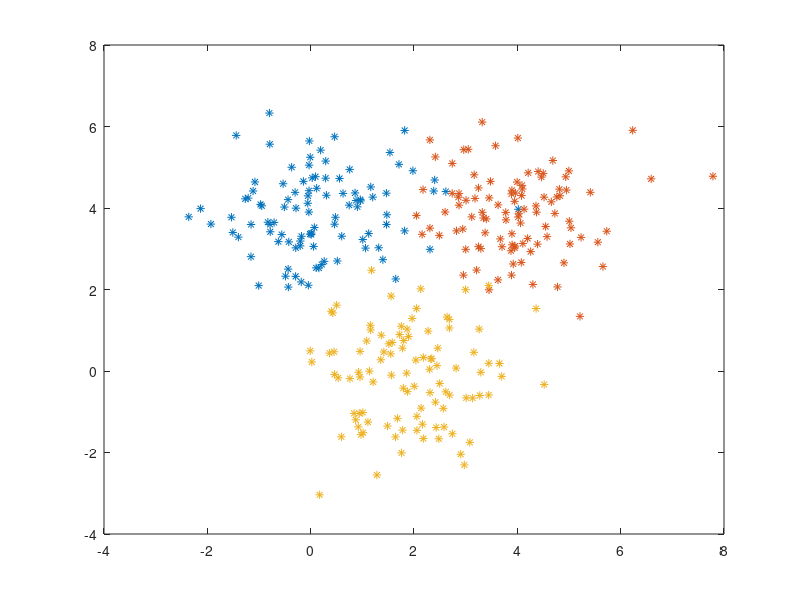

This figure's MATLAB source:
clc; clear;
SIZE = 100; % 생성데이터 개수

mean1 = repmat([0,4], SIZE, 1); %클래스1 평균 0,4 데이터를 가진 100개의 행과 열 차원을 평균값으로 변환
mean2 = repmat([4,4], SIZE, 1); %클래스2 평균 4,4 데이터를 가진 100개의 행과 열 차원을 평균값으로 변환
mean3 = repmat([2,0], SIZE, 1); %클래스3 평균 2,0 데이터를 가진 100개의 행과 열 차원을 평균값으로 변환

s = [1 0 ; 0 1]; % 클래스1~3의 공분산 행렬

% 클래스1 SIZE(100개) 2차원 데이터 행렬과 공분산 행렬을 곱하고 평균값을 더한다.
C1 = randn(SIZE,2) * sqrtm(s) + mean1; % 클래스1 표준정규분포를 값 생성
C2 = randn(SIZE,2) * sqrtm(s) + mean2; % 클래스2 표준정규분포를 값 생성
C3 = randn(SIZE,2) * sqrtm(s) + mean3; % 클래스3 표준정규분포를 값 생성

plot(C1(:,1), C1(:,2), '*'); hold on %클래스 전체데이터 산점도 표시
plot(C2(:,1), C2(:,2), '*'); hold on %클래스 전체데이터 산점도 표시
plot(C3(:,1), C3(:,2), '*'); hold on %클래스 전체데이터 산점도 표시

save HW3_Q2_1_result C1 C2 C3;
